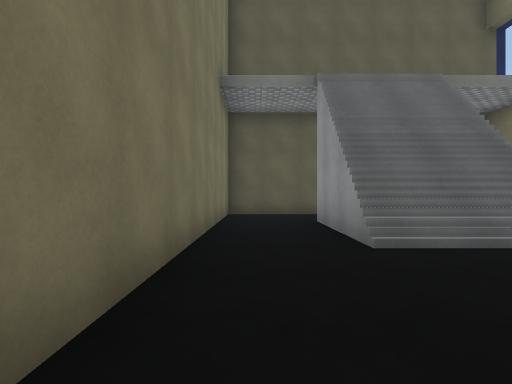
view 1 (above)

20 first-person views from a walk through a Unity game level. The camera is 1.2 m above the floor, looks level and sees 80° across. The floor is counted in squares, 2 m on a side. Each view is taken from the middle of a square. On the plan, view 1 faces up. The plan holds only what a view shows up to about 9 squares ahead; the rest is blank. The place goes on beyond the plan. Surface patterns are stand-ins for the level's own textures.

view 2
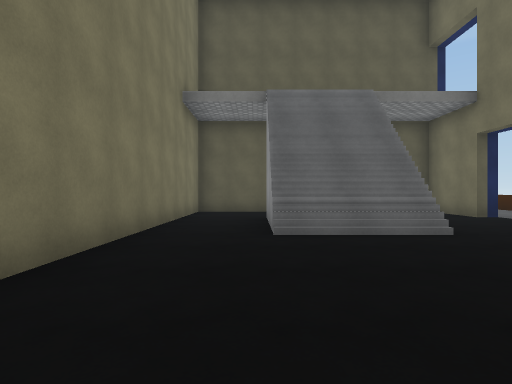

view 3
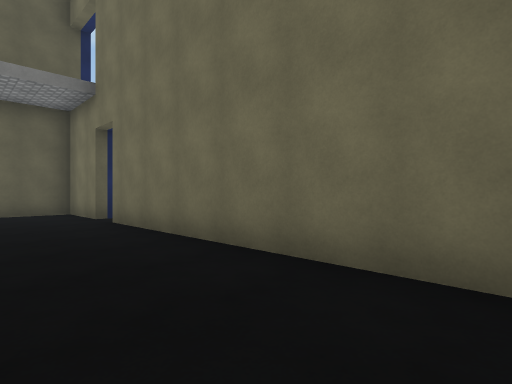

view 4
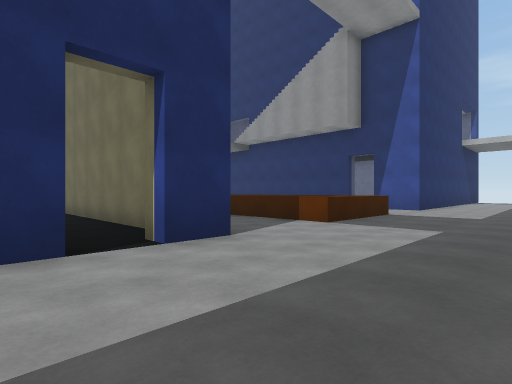

view 5
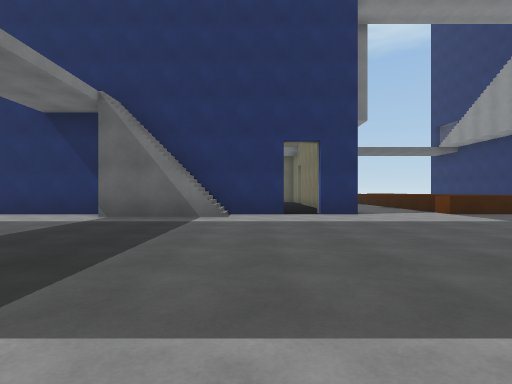

view 6
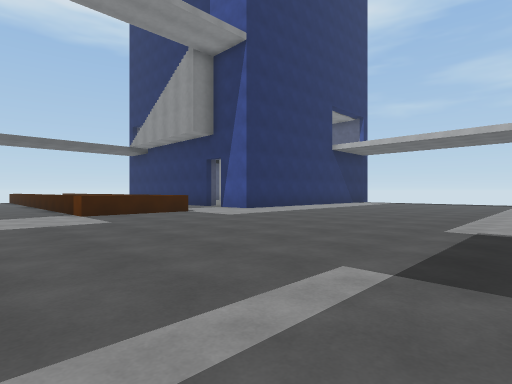

view 7
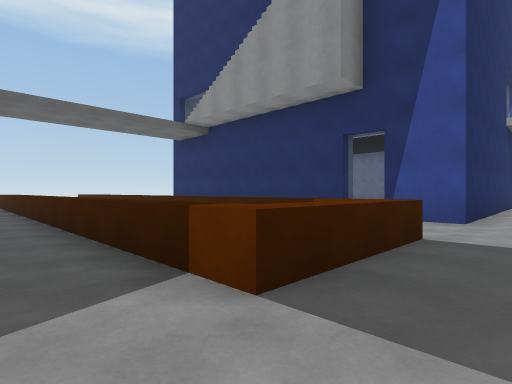

view 8
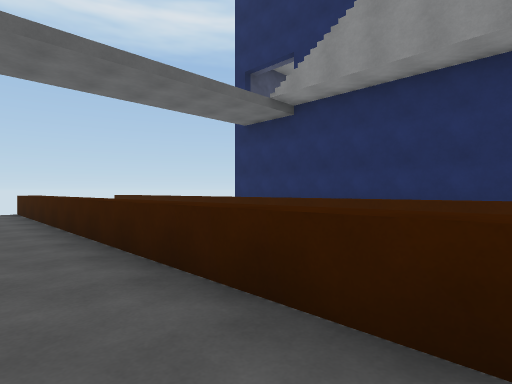

view 9
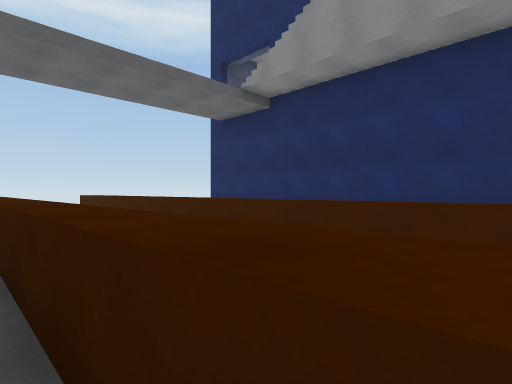

view 10
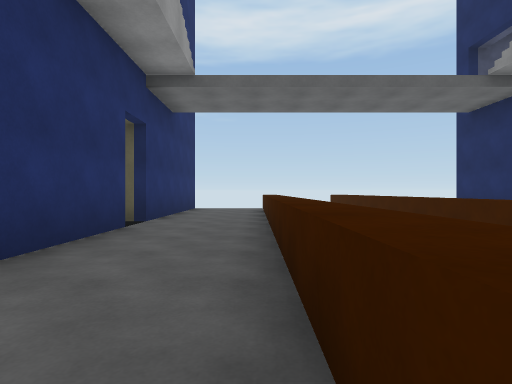

view 11
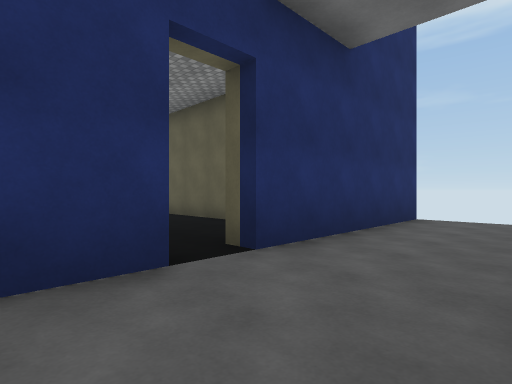

view 12
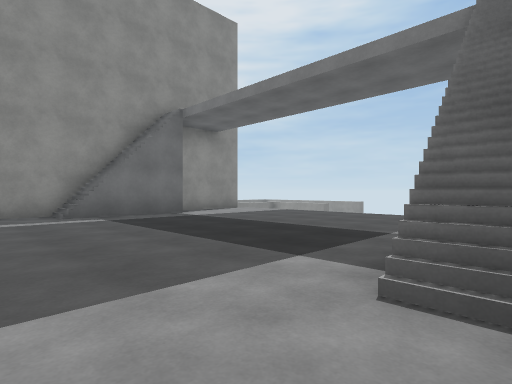

view 13
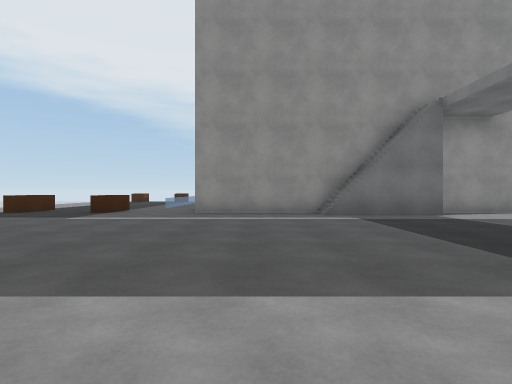

view 14
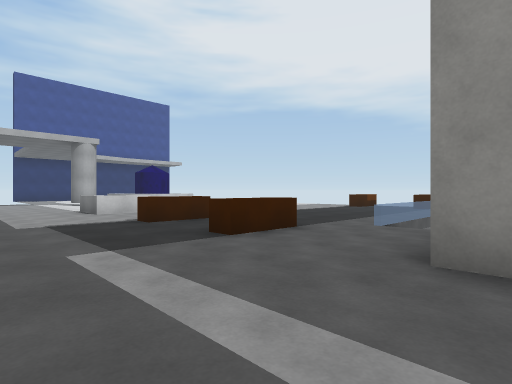

view 15
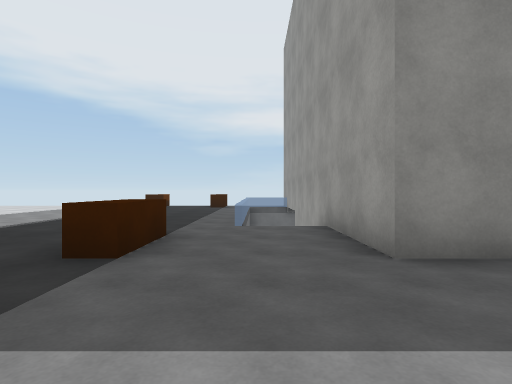

view 16
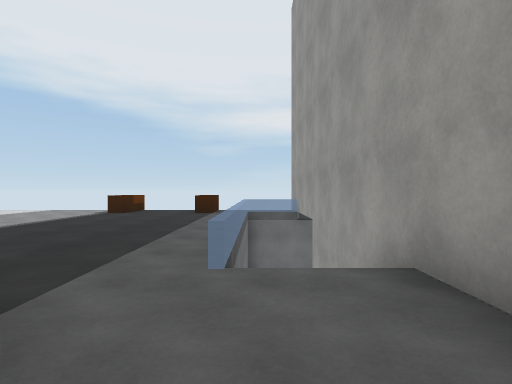

view 17
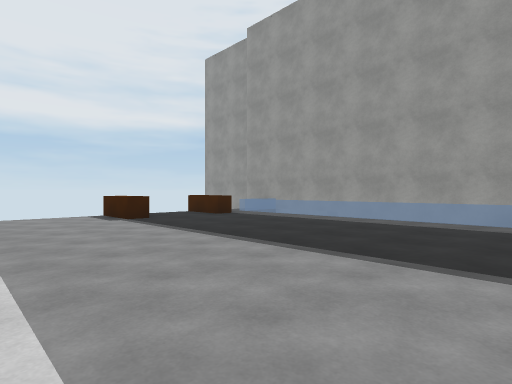

view 18
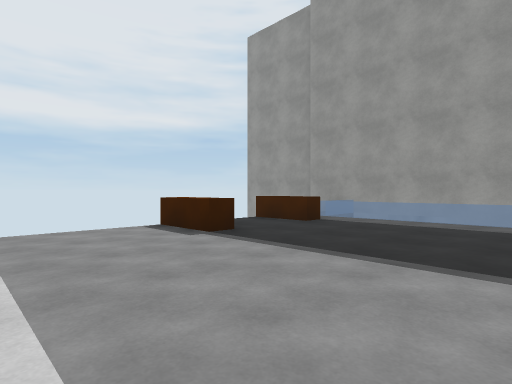

view 19
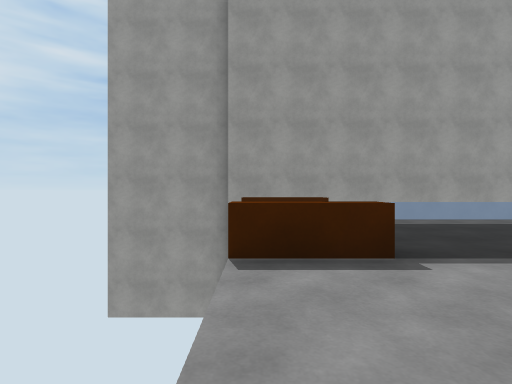

view 20
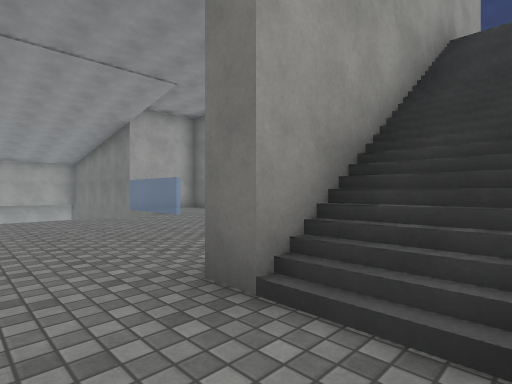

### Floor plan
Key: @ floor where view 1 was taken; # wall or solid block; . main floor; - floor 6 m lower than the main floor; / step, stairs or slope; ^ raised ledge.
Columns run from 3 left of view 1 to 15 right of it. Each row starts with its distance up from view 1.
 11          #...^ ^
 10          #...^ ^
  9   ########...^ ^  #
  8   #......#...^ ^  #
  7   #......#...^ ^  #
  6   #.////.....^ ^  #
  5   #..///.#...^ ^  #
  4   #..///.#...^ ^  #
  3   #..///.#...^ ^  #
  2   #......#...^ ^  #
  1   #......# ..^ ^  #
  0    @.. ..# ..^ ^
 -1 ### .  ..#...^^^ .#
 -2 ..######..........#
 -3  .................
 -4   ................
 -5 ..................
 -6 ...................
 -7  ..................
 -8   .................
 -9   .................
-10  ..////............
-11  #########..^..^..^
-12          #..^..^  ^
-13          #.........
-14          #//.......
-15     ---  #//.......
-16     ---- #//.......
-17     -----#//.......
-18     ------//.......
-19       ------.......
-20            -^..^...
-21           # ^..^...
-22          ##
-23          #
-24          #
-25          #

Positions as (right, up) in squares from view 1, and headings:
1: (0, 0), facing up
2: (1, -1), facing up
3: (4, -1), facing up-right
4: (4, -5), facing up-right
5: (4, -10), facing up
6: (7, -10), facing up-right
7: (8, -3), facing up-right
8: (8, 1), facing up-right
9: (9, 1), facing up-right
10: (9, 0), facing up
11: (9, 4), facing up-left
12: (5, -2), facing down-left
13: (5, -2), facing down
14: (6, -8), facing down-right
15: (8, -8), facing down
16: (8, -11), facing down
17: (15, -13), facing down-left
18: (15, -16), facing down-left
19: (15, -21), facing left
20: (8, -19), facing up-left
